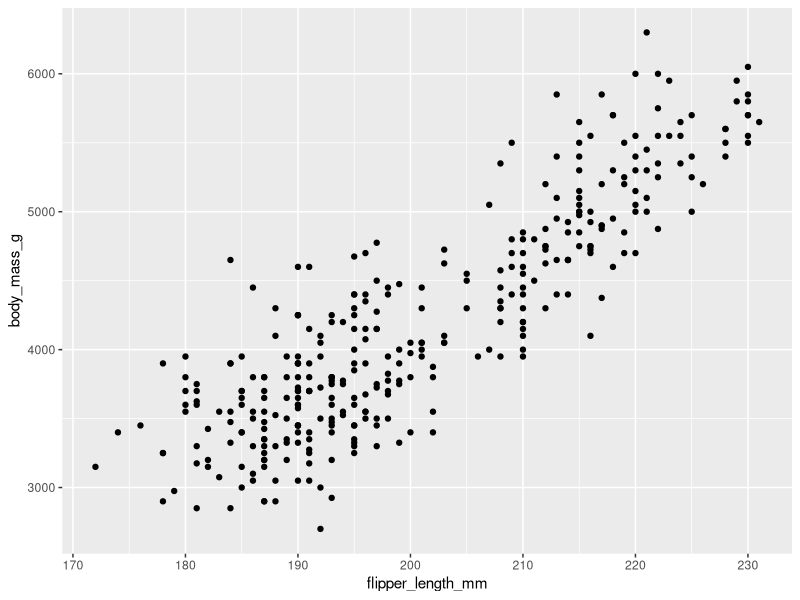
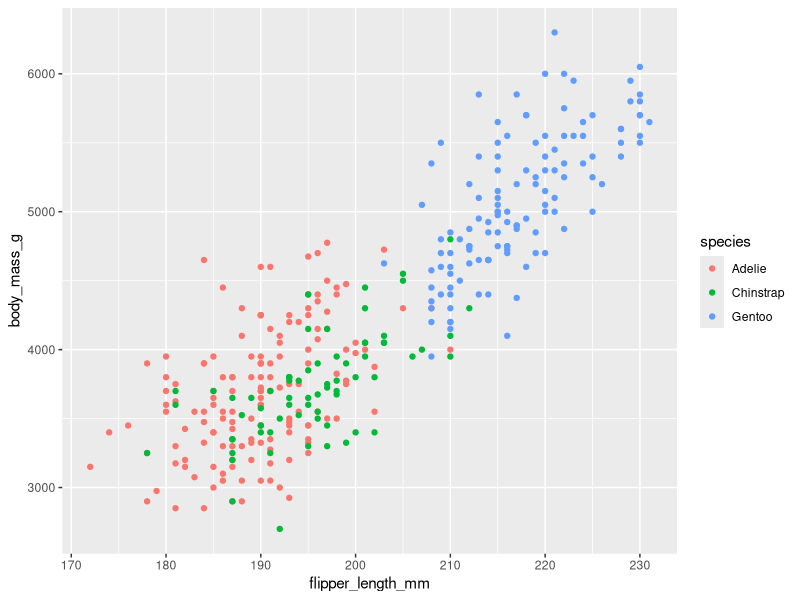
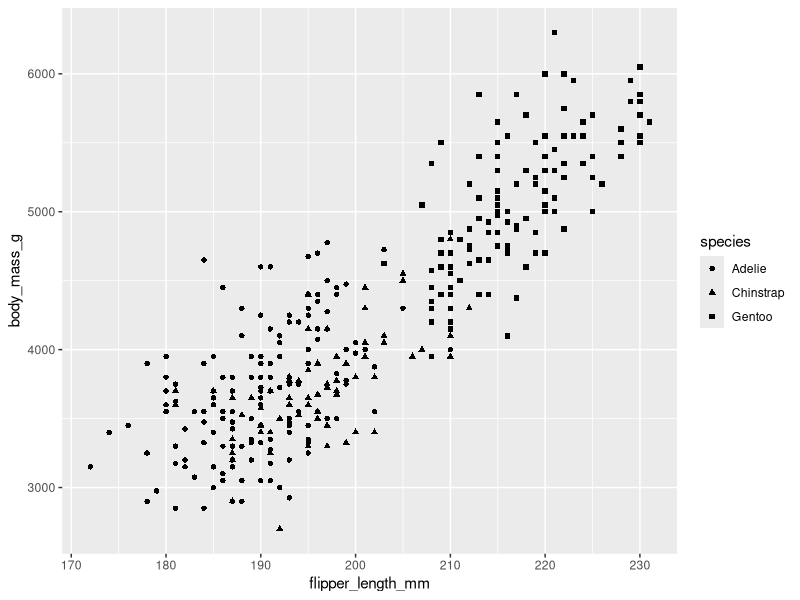
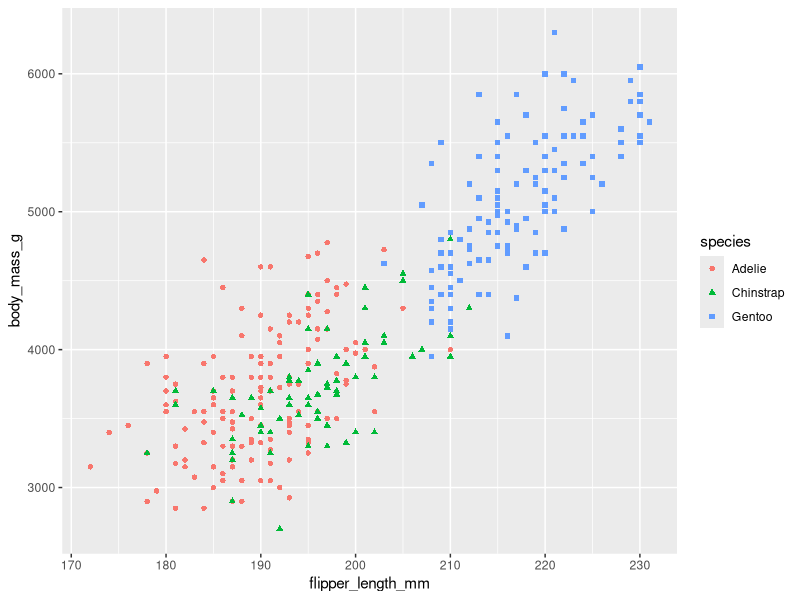
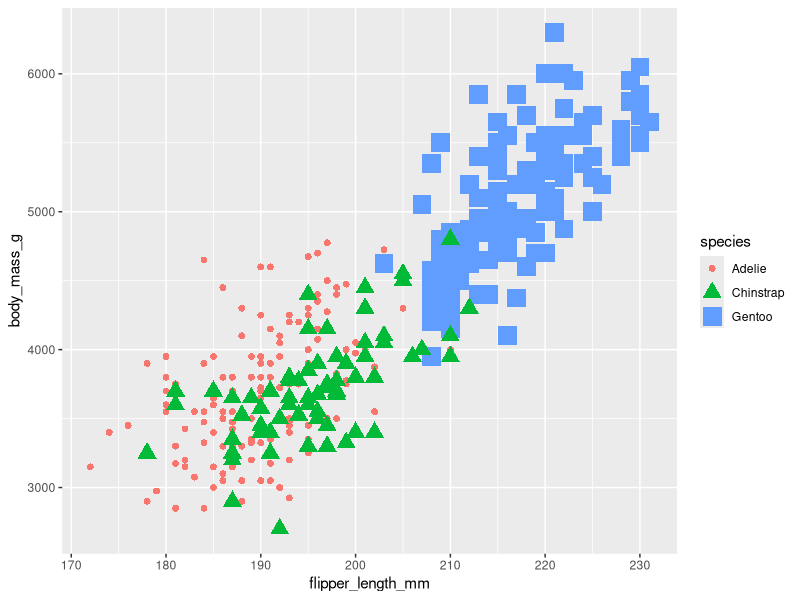
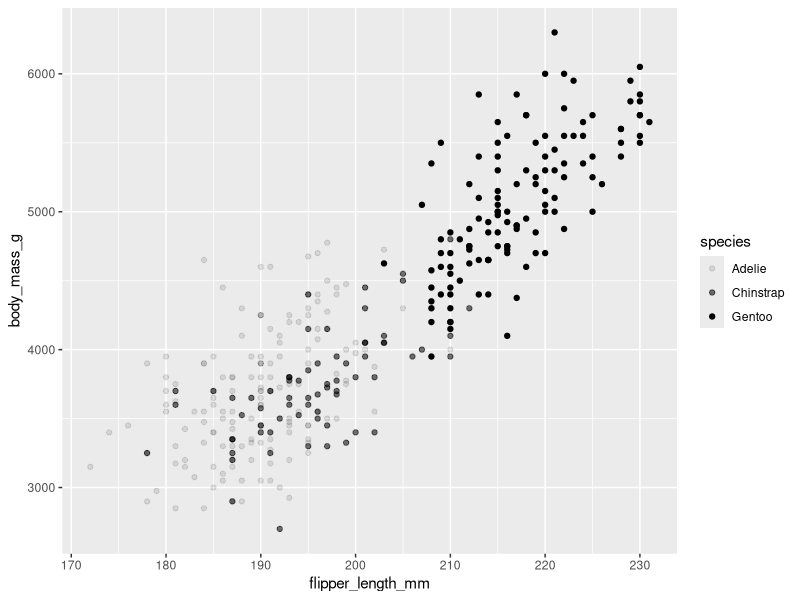
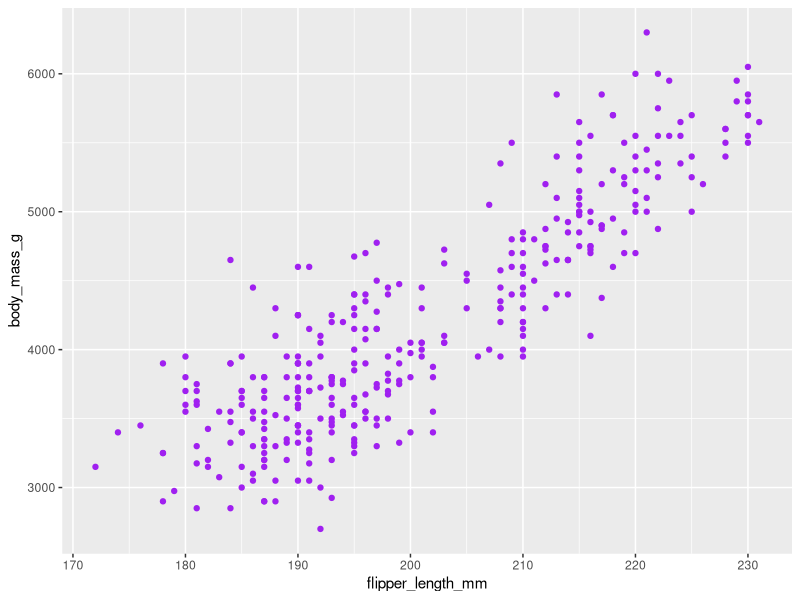
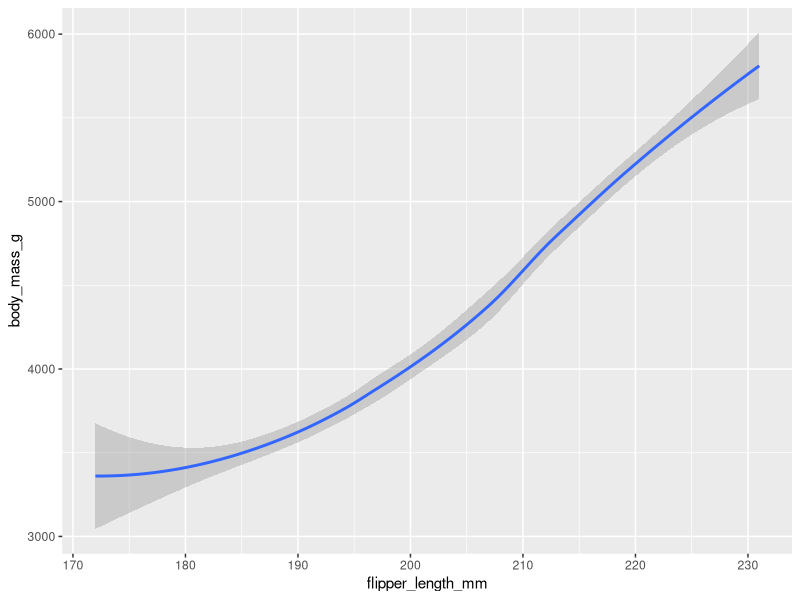

Recreate these plots in R, in order.
# Elementos basicos de visualizacion 

# En R existen multiples paquetes que permiten crear visualizacion de datos.
# Plotly te permite realizar una gran variedad de funciones de visualización,
# por otro lado, RGL se enfoca en soluciones específicas como visualizaciones 3D.

# Algunos de los paquetes más populares incluyen:
# ggplot2, Plotly, Lattice, RGL, Dygraphs, Leaflet, Highcharter, Patchwork, 
# gganimate y ggridges. 

# ggplot2
# Creado por el estadístico y desarrolador Hadley Wickham en 2005, inspirado por
# el libro "The Grammar of Graphics", un estudio académico sobre la visualizacion
# de datos, escrito por el cientifico de la computación Leland Wilkinson.

# De igual forma que los humanos usamos la gramatica para establecer normas para
# crear oraciones, la gramática de los gráficos nos da normas para armar 
# cualquier tipo de visualización.

# ggplot2 tiene algunos bloques de constricción básicos que puedes usar para crear
# diagramas. Cuando tenemos claros estos bloques de consturccion básicos podemos
# usarlos para crear muchos tipos de diagramas diferentes. Además, puedes agregar
# o quitar capas de detalles a tu diatrama sin cambiar su estructura básica o los
# datos subyacentes.

# Puedes crear todo tipo de diagramas diferentes, entre ellos, diagramas de 
# dispersión, gráficos de barras, diagramas de línea, y muchos más. 
# Puedes cambiar los colores, el diseño y las dimensiones de tus diagramas y
# agregar elementos de texto como títulos, leyendas y etiquetas. Con solo un poco 
# de código puedes crear representaciones visuales de alta calidad.
# Además, ggplot2 te deja combinar manipulación y visualización de datos usando el 
# operador de canalización. Ggplot2 también tiene muchísimas funciones que 
# satisfacen todas tus necesidades de visualización de datos. 

# Nos enfocaremos en algunos conceptos centrales en ggplot2: 
# estética, figuras geométricas, facetas, etiquetas y anotaciones.

# Estética
# la estética incluye cosas como el tamaño, la forma y el color de tus puntos de 
# datos. Piensa en una estética como una conexión o mapeo entre una característica 
# visual en tu diagrama y una variable en tus datos. 

# Figuras geométricas
# Una figura geométrica se refiere al objeto geométrico usado para representar 
# tus datos. Por ejemplo, puedes usar puntos para crear un diagrama de dispersión,
# barras para crear un gráfico de barras o líneas para crear un diagrama de líneas. 
# Puedes elegir una figura geométrica que se adapte al tipo de datos que tienes. 
# Los puntos muestran la relación entre dos variables cuantitativas. 
# Las barras muestran una variable cuantitativa que varía entre diferentes categorías.

# Facetas
# Las facetas te permiten mostrar grupos más pequeños, o subconjuntos, de datos.
# Con las facetas, puedes crear diagramas separados para todas las variables 
# en tu conjunto de datos.

# Funciones label y annotate
# Por último, las funciones label y annotate te dejan personalizar tu diagrama. 
# Puedes agregar texto como títulos, subtítulos y leyendas para comunicar el
# propósito de tu diagrama o destacar datos importantes.

# Proceso de creación de un diagrama

# 1. Preparar datps
# El paquete ggplot2 te permite usar código R para especificar el conjunto de 
# datos, la figura geométrica y la estética de tu diagrama.
# Para hacerlo, primero elige un conjunto de datos con el que trabajar. 
library(ggplot2)
library(palmerpenguins)
data("penguins")
View(penguins)

# 2. Creación del diagrama

# Supongamos que quieres modelar la relación entre masa corporal y longitud de
# aletas en las tres especies de pingüino. Puedes elegir una figura geométrica
# específica que se adapte al tipo de datos que tienes. Los puntos muestran la
# relación entre dos variables cuantitativas. Un diagrama de dispersión de puntos
# sería una manera eficaz de mostrar la relación entre las dos variables. 
# Puedes colocar longitud de aleta en el eje X y masa corporal en el eje Y.

ggplot(data = penguins) +geom_point(mapping = aes(x = flipper_length_mm, 
                                                  y = body_mass_g))

# ggplot(data = penguins):En ggplot 2, comienzas un diagrama con la función
# ggplot(). La función ggplot() crea un sistema de coordenadas al que puedes 
# agregar capas. El primer argumento de la función ggplot() es el conjunto de 
# datos a usar en el diagrama. En este caso, es “penguins”.

# +: Luego agregas un símbolo “+” para agregar una nueva capa a tu diagrama. 
# Completas el diagrama agregando una o más capas a ggplot().

# geom_point(): Luego eliges una figura geométrica agregando una función 
# geométrica. La función geom_point() usa puntos para crear diagramas de 
# dispersión, la función geom_bar usa barras para crear gráficos de barras, etc.
# En este caso, elige la función geom_point para crear un diagrama de dispersión 
# de puntos. El paquete ggplot2 viene con muchas funciones geométricas diferentes. 

# (mapping = aes(x = flipper_length_mm, y = body_mass_g)): Cada función geométrica
# en ggplot2 toma un argumento de mapeo. Esto define cómo se aplican variables 
# de tu conjunto de datos a propiedades visuales. El argumento de mapeo siempre
# se utiliza en conjunto con la función aes(). Los argumentos X e Y de la 
# función aes() especifican qué variables aplicar al eje X y al eje Y del 
# sistema de coordenadas. En este caso, quieres aplicar la variable 
# “flipper_length_mm” al eje X y la variable “body_mass_g” al eje Y.

# El diagrama muestra una relación positiva entre las dos variables.
# Es decir, cuanto más grande es el pingüino, más larga es la aleta.

# Consejo profesional: Puedes escribir la misma sección de código que aparece
# arriba usando una sintaxis diferente con el argumento de mapeo dentro de la
# llamada de ggplot(): 
#   ggplot(data = penguins, mapping = aes(x = flipper_length_mm, 
#                                         y = body_mass_g)) + geom_point()

#  Modificar la apariencia de las visualizaciones

# Con la estética podemos cambiar la apariencia de nuestros datos en la 
# visualizacion que estamos crando. Existen tres atributos básicos a tener en
# cuenta al crear visualizaciones de datos.

# La estética se define como una propiedad visual de un objeto de tu diagrama y
# los tres atributos eséticos son los siguientes:

# color, tamaño y forma

# color: te permite modificar el color de todos los puntos de tu diagrama o el
# color de cada grupo de datos.

ggplot(data=penguins) + geom_point(mapping = aes(x=flipper_length_mm, 
                                                 y=body_mass_g,
                                                 color=species))
# En el bloque anterior decimos que cambie el color por cada especie diferente.

# tamaño: te permite modificar el tamaño de los puntos de tu diagrama por grupo
# de datos

# forma: te permite modificar la forma de los puntos de tu diagrama por grupo 
# de datos

ggplot(data=penguins) + geom_point(mapping = aes(x=flipper_length_mm, 
                                                 y=body_mass_g,
                                                 shape=species))
# Aqui destacamos las diferentes especies usando diferentes formas geometricas
# aplicando la variable especies a la estetica shape

# Podemos aplicar más de una estetica a una misma variable
ggplot(data=penguins) + geom_point(mapping = aes(x=flipper_length_mm, 
                                                 y=body_mass_g,
                                                 shape=species, color=species))
# Aplicando las tres esteticas
ggplot(data=penguins) + geom_point(mapping = aes(x=flipper_length_mm, 
                                                 y=body_mass_g,
                                                 shape=species, 
                                                 color=species,
                                                 size=species))
# estetica alpha
# Esta estetica mapaea nuestros datos con la estetica alfa que controla la 
# transparencia de los puntos.
ggplot(data=penguins) + geom_point(mapping = aes(x=flipper_length_mm, 
                                                 y=body_mass_g,
                                                 alpha=species))

# Todo lo relacionado con la estetica de nuestro conjunto de datos ira dentro de
# la funcion aes(), definir los ejex x e y son parte de la estetica. Como  se 
# mencionó, modificar el color, tamaño y forma es parte de la estetica, por lo 
# que si deseamos modificarlos iran dentro de la función mecionada.

# Con la funcion aes, tambien mapeamos nuestros datos lo que significa emparejar
# una variable especifica en tu conjunto de datos con una estética especifica.

# Podemos fijar una estetica por separado de una variable especifica. 
# Digamos que queremos cambiar el color de tosos los puntos a violeta.
# Pero no queremos aplicar color a una variable especifica como especia. Solo
# queremos que cada punto de nuestro diagrama de dispersion sea violeta. Para 
# lograrlo debemos colocar nuestro nuevo trozo de codigo fuera de la funcion
# aes y usar comillas para nuestro valor de color.

ggplot(data=penguins) + geom_point(mapping = aes(x=flipper_length_mm, 
                                                 y=body_mass_g,),
                                   color='purple')

# Usando diferentes funciones geometricas

# Anteriormente nos hemos centrado en los gráficos de dispersión de puntos,
# pero existen diferentes gráficos que se pueden usar en ggplot al modificar
# las figuras geometricas que representaran a nuestros datos.

# En ggplot2 una figura geométrica es un objeto geométrico usado para representar
# a nuestros datos. Las figuras geometricas incluyen puntos, barras, lineas, etc.

# geom functions
# geom_point(): Para graficos de dispersion de puntos
# geom_bar(): Para gráficos de barras
# geom_line(): Para graficos de linea
# geom_smoot(): Grafica con linea suavizada
# geom_jttler(): Crea diagramas de dispersión y luego agrega una pequeña cantidad
# de ruido aleatorio, ayuda a lidiar con el trazado excesivo, que sucede cuando
# los puntos de datos de un diagrama se super ponen unos con otros.

# Para modificar la figura geometrica a utilizar es necesario modificar la funcion
# geom en el codigo. Si queremos modificar el grafico de dispersion que mostraba
# la relacion entre las variables flliper_length_mm y body_mass_g por una grafica
# con una linea suave podemos hacerlo como sigue:

ggplot(data=penguins) + geom_smooth(mapping = aes(x=flipper_length_mm,
                                                y=body_mass_g))
# La funcion geom_smooth es util para mostrar tendencias generales en nuestros datos.
# La linea muestra con laridad la relación positiva entre nuestras variables.

# Podemos combinar diferentes geometrias, supongamos que deseamos mostrar tanto
# la tendencia general y los puntos individuales de nuestros datos.

ggplot(data=penguins) +
  geom_smooth(mapping = aes(x=flipper_length_mm,
                            y=body_mass_g)) +
  geom_point(mapping = aes(x=flipper_length_mm,
                           y=body_mass_g))

# Digamos que ahora queremos modelar una linea separada para cada especie

ggplot(data=penguins) +
  geom_smooth(mapping = aes(x=flipper_length_mm,
                            y=body_mass_g, linetype=species))
# El bloque anterior agrega la estetica linetype para que a cada especie de
# pinguino le asigne una tipo de linea y una linea suavizada diferente.
# Si quisieramos que las lineas fueran iguales pero una diferente para cada 
# especie podemos utilizar la estitca line

ggplot(data=penguins) +
  geom_jitter(mapping = aes(x=flipper_length_mm, y=body_mass_g), color='green') +
  geom_point(mapping = aes(x=flipper_length_mm, y=body_mass_g), color='red')

# Con el codigo anterior comparamos ambas geometrias

# Graficas de barras

# Para ejemplificar su uso, utilizaremos elconjunto de datos de diamantes,
# incluidos en ggplot2

data("diamonds")
View(diamonds)

# Creacion de un grafico de barras (vertical)

ggplot(data=diamonds) + 
  geom_bar(mapping = aes(x=cut))

# Creacion de un grafico de barras (vertical)

ggplot(data=diamonds) + 
  geom_bar(mapping = aes(y=cut))

# Cuando solo especificamos solo un eje para un grafico de barras, R de manera
# automatica completa el otro eje con el conteo de observaciones para las 
# categorias existentes en el eje que si se ha especificado.

# Esta geometria utiliza las diversas esteticas que hemos mencionado anteriormente,
# teniendo algunas particularidades como es la estetica fill
# Apliquemos la estetica color a la variable cut

ggplot(data=diamonds) + 
  geom_bar(mapping = aes(x=cut, color=cut))

# El codigo anterior aplica color pero solo a los contronos de nuestras barras,
# si queremos que el color se aplique tambien en el relleno (que es lo mas comun),
# podemos usar la estetica fill

ggplot(data=diamonds) + 
  geom_bar(mapping = aes(x=cut, fill=cut))

# En este ultimo ejemplo producimos un grafico de barras con relleno de colores,
# pero es importante hacer la observacion de que aplicamos la estetica fill sobre
# la misma variable que estamos mapeando. Si por el contrario, indicamos como
# variable de aplicacion de la estetica fill una diferente a la especificada
# produciremos un grafico de barras apiladas.

# Apliquemos fill a clarity en vez de cur

ggplot(data=diamonds) + 
  geom_bar(mapping = aes(x=cut, fill=clarity))

# Ahora nuestro grafico muestra 40 combinaciones diferentes de corte y claridad,
# 5 categorias por 8 niveles diferentes de claridad. Cada combinacion tiene su
# propio bloque 

# ggplot2 tiene muchas mas figuras geometricas que se pueden utilizar, para 
# conocerlas se puede consultar la documentacion de ggplot